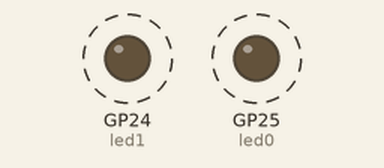
Simulated run of this program. Board: Raspberry Pi Pico running MicroPython. Parts: output pins drawn as LEDs (lit = HIGH). Dashed ring = blinking. Pins used as bus, display or sensor lines are not drawn.

Above: at 0.16 s.
Timing chart, 0 to 3.0 s (numbered marks = the images above):
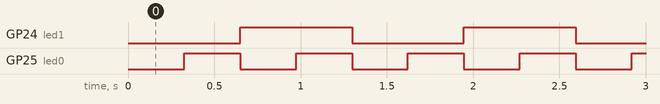

The program:

DriveLED.py
```python
from machine import Pin, UART, Timer
import micropython,time

#=====================================================================
#  I/O
#=====================================================================
# GPIO (LED)
led0 = Pin(25, Pin.OUT)
led1 = Pin(24, Pin.OUT)

# Analog-In (SW array)
ain0 = machine.ADC(0)
ain1 = machine.ADC(1)
ain2 = machine.ADC(2)
ain3 = machine.ADC(3)

# GPIO (Matrix LED : Row)
ROW0 = Pin(23, Pin.OUT)
ROW1 = Pin(22, Pin.OUT)
ROW2 = Pin(21, Pin.OUT)
ROW3 = Pin(20, Pin.OUT)
ROW4 = Pin(19, Pin.OUT)
ROW5 = Pin(18, Pin.OUT)
ROW6 = Pin(17, Pin.OUT)
ROW7 = Pin(16, Pin.OUT)

# GPIO (Matrix LED : Collom)
COL0 = Pin(15, Pin.OUT)
COL1 = Pin(14, Pin.OUT)
COL2 = Pin(13, Pin.OUT)
COL3 = Pin(12, Pin.OUT)
COL4 = Pin(11, Pin.OUT)
COL5 = Pin(10, Pin.OUT)
COL6 = Pin( 9, Pin.OUT)
COL7 = Pin( 8, Pin.OUT)

# UART
uart0 = UART(0, baudrate=115200, tx=Pin(0), rx=Pin(1))

# Timer
beetTimer = Timer()
timerFlag = False

#=====================================================================
#  Timer Sub Function
#=====================================================================
def beetFunc(beetTimer):
    global timerFlag

    timerFlag = True

#=====================================================================
#  Initialize
#=====================================================================
led0.value(1)
led1.value(1)

ROW0.value(1)
ROW1.value(1)
ROW2.value(1)
ROW3.value(1)
ROW4.value(1)
ROW5.value(1)
ROW6.value(1)
ROW7.value(1)

COL0.value(0)
COL1.value(0)
COL2.value(0)
COL3.value(0)
COL4.value(0)
COL5.value(0)
COL6.value(0)
COL7.value(0)

bdat = [0,0,0,0,0,0,0,0]
scan = 0
rbuff = ''
rstr = []
testFlag = 1

#=====================================================================
#  Serial sub routine
#=====================================================================
#----- 整数値かどうかを判定 -----#
def isint(s):
    try:
        int(s, 10)  # 試しにint関数で文字列を変換
    except ValueError:
        return False  # 失敗すれば False
    else:
        return True  # 上手くいけば True

#----- String Receive -----#
def UART0read():
    global rbuff
    global rstr

    while uart0.any():
        cha = uart0.read(1)
        if cha >= b'a' and cha <= b'z':
            cha = cha.upper()

        if cha == b'R' or cha == b'W':
            rbuff = ''
            rbuff += str(cha, 'utf-8')
        elif cha == b'\r' or cha == b'\n':
            rstr = rbuff.split(",")
            return True
        else :
            rbuff += str(cha, 'utf-8')

    return False

#----- Command Execute -----#
def ComExe():
    global bdat
    global rstr
    global testFlag

    if len(rstr) == 2 and rstr[0] == 'R':
        if isint(rstr[1]) :
            cnum = int(rstr[1])
        else :
            cnum = 255

        if cnum == 0:
            uart0.write('R,0,' + hex(ain0.read_u16()) + '\r\n')
        elif cnum == 1:
            uart0.write('R,1,' + hex(ain1.read_u16()) + '\r\n')
        elif cnum == 2:
            uart0.write('R,2,' + hex(ain2.read_u16()) + '\r\n')
        elif cnum == 3:
            uart0.write('R,3,' + hex(ain3.read_u16()) + '\r\n')

    elif len(rstr) == 3 and rstr[0] == 'W':
        testFlag = 0
        if isint(rstr[1]) :
            cnum = int(rstr[1])
        else :
            cnum = 255
        if isint(rstr[2]) :
            cdat = int(rstr[2])
        else :
            cdat = 0

        if cnum >= 0 and cnum <= 63:
            if (cdat & 0x01) == 1:
                bdat[(cnum >> 3) & 0x07] |= 0x01 << (cnum & 0x07)
            else :
                bdat[(cnum >> 3) & 0x07] &= ~(0x01 << (cnum & 0x07))
        elif cnum >= 70 and cnum <= 77:
            bdat[cnum - 70] = cdat
        elif cnum == 90:
            led0.value(1 - (cdat & 0x01))
        elif cnum == 91:
            led1.value(1 - (cdat & 0x01))
        elif cnum == 98:
            if (cdat & 0x01) == 1:
                led0.value(0)
                led1.value(0)
                for i in range(8):
                    bdat[i] = 0xFF
            else :
                led0.value(1)
                led1.value(1)
                for i in range(8):
                    bdat[i] = 0
        elif cnum == 99:
            if cdat == 1:
                testFlag = 1
            elif cdat == 2:
                testFlag = 2

#=====================================================================
#  Matrix LED Sub routine
#=====================================================================
#----- Row-pins Encoder -----#
def RowDrive(dat):
    ROW0.value(1)
    ROW1.value(1)
    ROW2.value(1)
    ROW3.value(1)
    ROW4.value(1)
    ROW5.value(1)
    ROW6.value(1)
    ROW7.value(1)
    if (dat & 0x07) == 0:
        ROW0.value(0)
    elif (dat & 0x07) == 1:
        ROW1.value(0)
    elif (dat & 0x07) == 2:
        ROW2.value(0)
    elif (dat & 0x07) == 3:
        ROW3.value(0)
    elif (dat & 0x07) == 4:
        ROW4.value(0)
    elif (dat & 0x07) == 5:
        ROW5.value(0)
    elif (dat & 0x07) == 6:
        ROW6.value(0)
    elif (dat & 0x07) == 7:
        ROW7.value(0)

#----- Column-pins Output -----#
def ColumnDrive(dat):
    COL0.value(0)
    COL1.value(0)
    COL2.value(0)
    COL3.value(0)
    COL4.value(0)
    COL5.value(0)
    COL6.value(0)
    COL7.value(0)
    if (dat & 0x01) == 0x01:
        COL0.value(1)
    if (dat & 0x02) == 0x02:
        COL1.value(1)
    if (dat & 0x04) == 0x04:
        COL2.value(1)
    if (dat & 0x08) == 0x08:
        COL3.value(1)
    if (dat & 0x10) == 0x10:
        COL4.value(1)
    if (dat & 0x20) == 0x20:
        COL5.value(1)
    if (dat & 0x40) == 0x40:
        COL6.value(1)
    if (dat & 0x80) == 0x80:
        COL7.value(1)

#----- Matrix-LED Main Drive -----#
def DriveBitMap():
    global scan

    ROW0.value(1)
    ROW1.value(1)
    ROW2.value(1)
    ROW3.value(1)
    ROW4.value(1)
    ROW5.value(1)
    ROW6.value(1)
    ROW7.value(1)
    ColumnDrive(bdat[scan])
    RowDrive(scan)
    scan = (scan + 1) & 0x07

#----- Test Motion 1 : WaveFLow -----#
def WaveFlow(tmp):
    if (tmp & 0x0000001F) == 0:
        for i in range(7, 0, -1):
            bdat[i] = bdat[i - 1]
        tmp >>= 5;
        if (tmp & 0x00000008) == 0:
            bdat[0] = 0x01 << (tmp & 0x07)
        else :
            bdat[0] = 0x01 << (7 - (tmp & 0x07));

#----- Test Motion 2 : Cross <-> Circle -----#
def CrossCircle(tmp):
    if (tmp >> 8) & 0x00000001 == 1:
        bdat[0] = 0x18
        bdat[1] = 0x24
        bdat[2] = 0x42
        bdat[3] = 0x81
        bdat[4] = 0x81
        bdat[5] = 0x42
        bdat[6] = 0x24
        bdat[7] = 0x18
    else :
        bdat[0] = 0x81
        bdat[1] = 0x42
        bdat[2] = 0x24
        bdat[3] = 0x18
        bdat[4] = 0x18
        bdat[5] = 0x24
        bdat[6] = 0x42
        bdat[7] = 0x81

#=====================================================================
#  main loop
#=====================================================================
uart0.write('\n\r# Picossci Matrix LED Ready.\n\r')

#----- Repeat Timer (Hz) -----#
beetTimer.init(mode=Timer.PERIODIC, period=1, callback=beetFunc )
cnt = 0

while True:
    # -=-=-= 1mS インターバル処理 =-=-=-
    if timerFlag == True:
        DriveBitMap()
        if testFlag == 1:
            led0.value((cnt >> 7) & 0x00000001)
            led1.value((cnt >> 8) & 0x00000001)
            WaveFlow(cnt)
        elif testFlag == 2:
            led0.value((cnt >> 8) & 0x00000001)
            led1.value((cnt >> 7) & 0x00000001)
            CrossCircle(cnt)
        cnt += 1
        timerFlag = False

    # -=-=-= インターバル以外の処理 =-=-=-
    if UART0read() == True :
        ComExe()
```

Measured:
- by itself, GP24 (led1): alternates HIGH for 0.65 s and LOW for 0.65 s
- by itself, GP25 (led0): alternates HIGH for 0.32 s and LOW for 0.32 s
- by itself, everything shown: repeats every 1.3 s, in 4 steps
